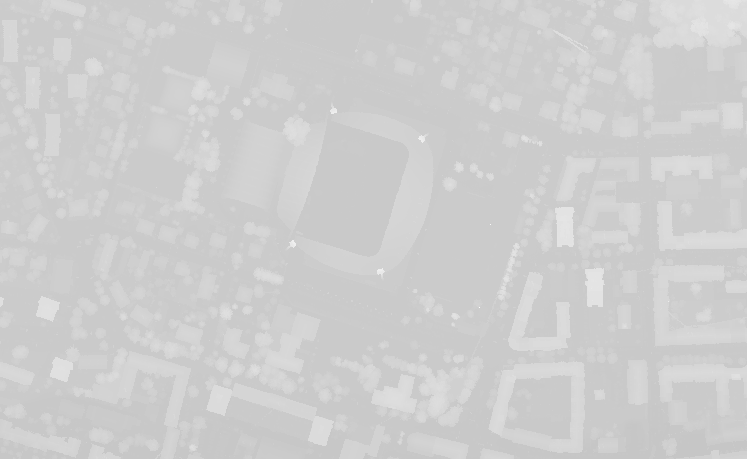
#> input picture seminarske/hill-shadow/data/mb-center_vhod2.tif, 747 x 459 px
$ python __main__.py
#> lines starting #> are read from the running program, lines starting #| are printed output that depends on the picture
import numpy as np
from math import atan, sqrt, atan2, pi, cos, sin, radians
import matplotlib.pyplot as plt
import matplotlib.image as mpimg

zenith = radians(float(input("Vnesi zenith: ")))
#> the answer given: 3
azimuth = radians(float(input("Vnesi azimuth: ")))
#> the answer given: 3

def rgb2gray(rgb):
    return np.dot(rgb[..., :3], [0.2989, 0.5870, 0.1140])

img = mpimg.imread('../data/mb-center_vhod2.tif')
#> img is the input picture: shape (459, 747, 3) float32; min 0.773, max 1, mean 0.808
gray = rgb2gray(img)

shading = []

for y in range(1, len(gray) - 1):
    shading.append([])
    for x in range(1, len(gray[0]) - 1):
        A = gray[y - 1][x - 1]
        D = gray[y - 1][x]
        G = gray[y - 1][x + 1]

        B = gray[y][x - 1]
        E = gray[y][x]
        H = gray[y][x + 1]

        C = gray[y + 1][x - 1]
        F = gray[y + 1][x]
        I = gray[y + 1][x + 1]

        dzdx = ((C + 2 * F + I) - (A + 2 * D + G)) / 8
        dzdy = ((G + 2 * H + I) - (A + 2 * B + C)) / 8

        slope = max([atan(sqrt(dzdx ** 2 + dzdy ** 2)), 0])
        aspect = 0

        if slope > 0:
            aspect = (atan2(dzdy, -dzdx) + 2*pi) % 2*pi
        else:
            if dzdy > 0:
                aspect = pi/2
            elif dzdy < 0:
                aspect = 3*pi/2

        shadow = (cos(-zenith) * cos(slope)) + (cos(azimuth - aspect) * sin(-zenith) * sin(slope))
        shadow *= 255

        shading[-1].append(shadow)
#> after the loop, shading = 457 items

plt.imshow(shading)
plt.show()
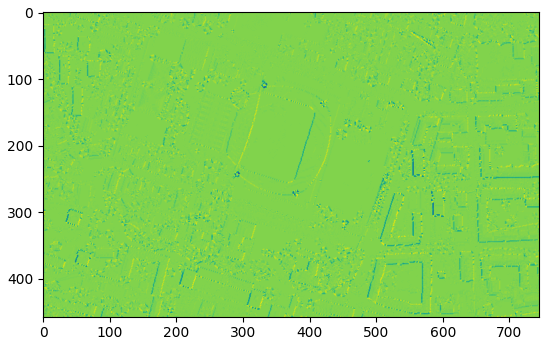
#> figure drawn by matplotlib, 1 panel
